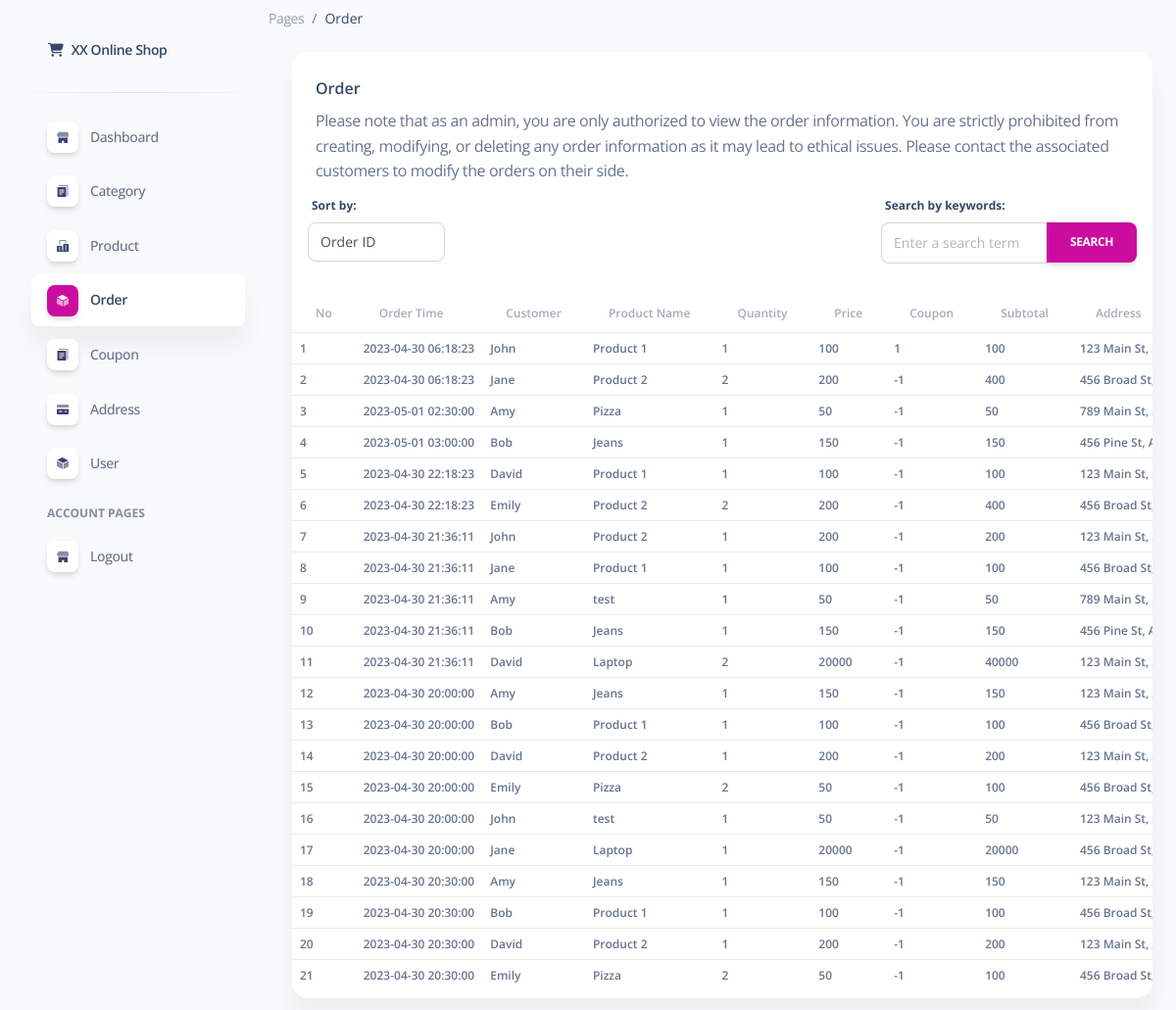
The page /pages/order.php on the database as committed earlier.
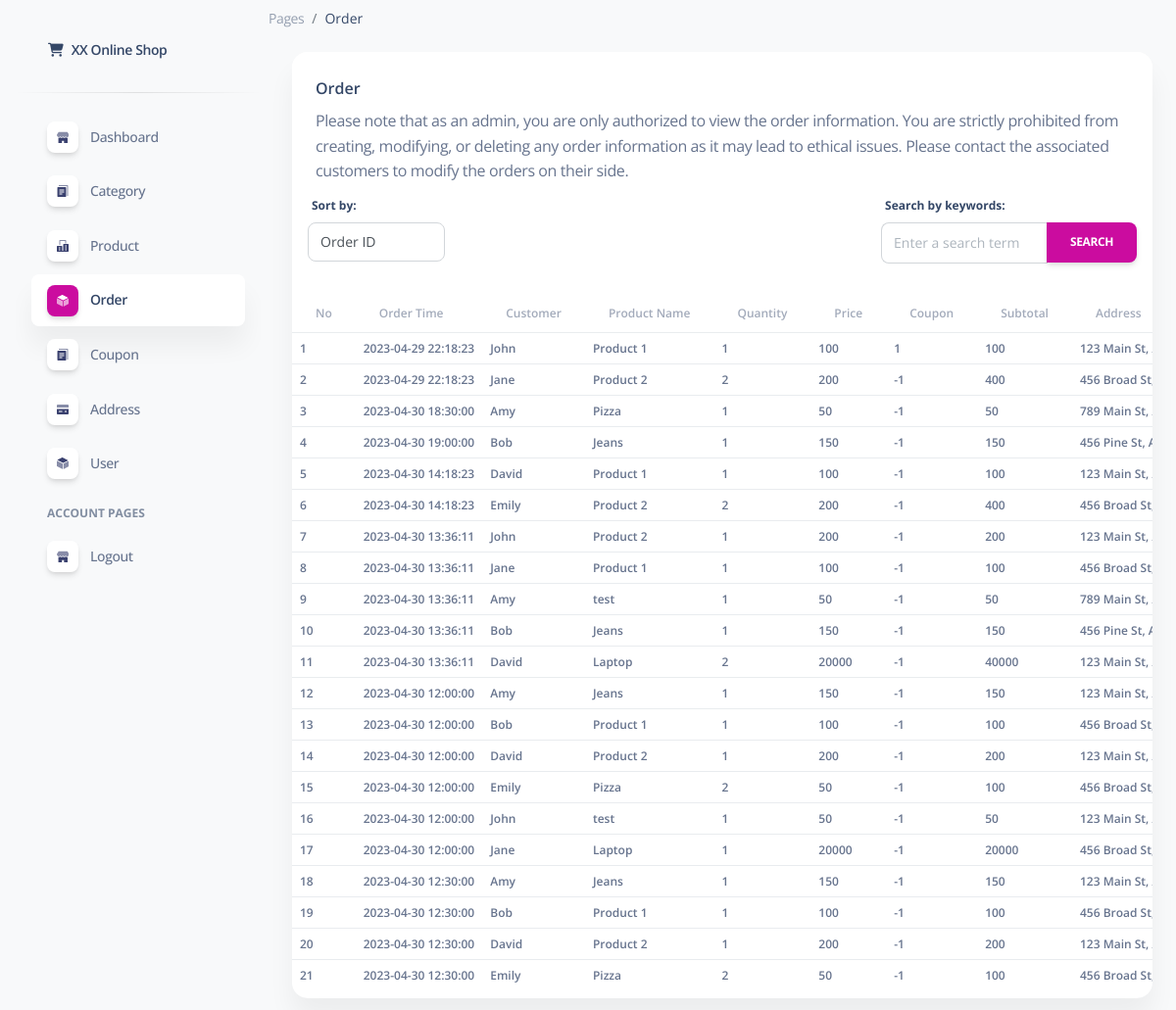
The same page on the database as committed later.
### tables this page shows
CREATE TABLE `order` (
  `id_order` bigint(20) NOT NULL COMMENT '主键id',
  `id_user` bigint(20) DEFAULT NULL COMMENT '用户ID',
  `id_product` bigint(20) DEFAULT NULL COMMENT 'productID',
  `user_name` varchar(255) DEFAULT NULL COMMENT 'userName',
  `product_name` varchar(255) DEFAULT NULL COMMENT 'productName',
  `price` bigint(20) DEFAULT NULL COMMENT '价格',
  `quantity` int(11) NOT NULL COMMENT '数量',
  `coupon_name` bigint(20) DEFAULT -1 COMMENT '用的优惠卷，没用默认为-1',
  `subtotal` bigint(20) DEFAULT NULL COMMENT '价格总量',
  `shipping_address` varchar(255) DEFAULT NULL COMMENT '地址',
  `payment_method` varchar(255) DEFAULT NULL COMMENT '付款方式',
  `create_time` timestamp NULL DEFAULT current_timestamp() COMMENT '创建时间',
  `id_creator` bigint(20) NOT NULL DEFAULT 0,
  `is_delete` tinyint(1) NOT NULL DEFAULT 0 COMMENT '是否删除',
  `delete_time` timestamp NULL DEFAULT NULL COMMENT '删除时间'
);

### pages/order.php (the view, shortened to what this page needs)
<!DOCTYPE html>
<html lang="en">
<head>
  <link href="./assets/css/nucleo-icons.css" rel="stylesheet" />
  <link href="./assets/css/nucleo-svg.css" rel="stylesheet" />
  <link href="./assets/css/nucleo-svg.css" rel="stylesheet" />
  <link id="pagestyle" href="./assets/css/soft-ui-dashboard.css?v=1.0.3" rel="stylesheet" />
</head>
<body class="g-sidenav-show  bg-gray-100">
  <aside class="sidenav navbar navbar-vertical navbar-expand-xs border-0 border-radius-xl my-3 fixed-start ms-3 "
    id="sidenav-main">
    <div class="sidenav-header">
      <a class="navbar-brand m-0" href="https://demos.creative-tim.com/soft-ui-dashboard/pages/dashboard.html"
        target="_blank">
        <i class="fas fa-fw fa-shopping-cart"></i>
        <span class="ms-1 font-weight-bold">XX Online Shop</span>
      </a>
    </div>
    <hr class="horizontal dark mt-0">
    <div class="collapse navbar-collapse  w-auto  max-height-vh-100 h-100" id="sidenav-collapse-main">
      <ul class="navbar-nav">
        <li class="nav-item">
          <a class="nav-link  " href="../pages/dashboard.php">
            <div
              class="icon icon-shape icon-sm shadow border-radius-md bg-white text-center me-2 d-flex align-items-center justify-content-center">
            </div>
            <span class="nav-link-text ms-1">Dashboard</span>
          </a>
        </li>
        <li class="nav-item">
          <a class="nav-link  " href="../pages/category.php">
            <div
              class="icon icon-shape icon-sm shadow border-radius-md bg-white text-center me-2 d-flex align-items-center justify-content-center">
            </div>
            <span class="nav-link-text ms-1">Category</span>
          </a>
        </li>
        <li class="nav-item">
          <a class="nav-link  " href="../pages/product.php">
            <div
              class="icon icon-shape icon-sm shadow border-radius-md bg-white text-center me-2 d-flex align-items-center justify-content-center">
            </div>
            <span class="nav-link-text ms-1">Product</span>
          </a>
        </li>
        <li class="nav-item">
          <a class="nav-link  active" href="../pages/order.php">
            <div
              class="icon icon-shape icon-sm shadow border-radius-md bg-white text-center me-2 d-flex align-items-center justify-content-center">
            </div>
            <span class="nav-link-text ms-1">Order</span>
          </a>
        </li>
        <li class="nav-item">
          <a class="nav-link  " href="../pages/coupon.php">
            <div
              class="icon icon-shape icon-sm shadow border-radius-md bg-white text-center me-2 d-flex align-items-center justify-content-center">
            </div>
            <span class="nav-link-text ms-1">Coupon</span>
          </a>
        </li>
        <li class="nav-item">
          <a class="nav-link  " href="../pages/address.php">
            <div
              class="icon icon-shape icon-sm shadow border-radius-md bg-white text-center me-2 d-flex align-items-center justify-content-center">
            </div>
            <span class="nav-link-text ms-1">Address</span>
          </a>
        </li>
        <li class="nav-item">
          <a class="nav-link  " href="../pages/user.php">
            <div
              class="icon icon-shape icon-sm shadow border-radius-md bg-white text-center me-2 d-flex align-items-center justify-content-center">
            </div>
            <span class="nav-link-text ms-1">User</span>
          </a>
        </li>
        <li class="nav-item mt-3">
          <h6 class="ps-4 ms-2 text-uppercase text-xs font-weight-bolder opacity-6">Account pages</h6>
        </li>
        <li class="nav-item">
          <a class="nav-link  " href="../pages/logout.php">
            <div
              class="icon icon-shape icon-sm shadow border-radius-md bg-white text-center me-2 d-flex align-items-center justify-content-center">
            </div>
            <span class="nav-link-text ms-1">Logout</span>
          </a>
        </li>
      </ul>
    </div>
  </aside>
  <main class="main-content position-relative max-height-vh-100 h-100 mt-1 border-radius-lg ">
    <ol class="breadcrumb bg-transparent mb-0 pb-0 pt-1 px-0 me-sm-6 me-5">
      <li class="breadcrumb-item text-sm"><a class="opacity-5 text-dark" href="javascript:;">Pages</a></li>
      <li class="breadcrumb-item text-sm text-dark active" aria-current="page">Order</li>
    </ol>
    <div class="container-fluid py-4">
      <div class="row">
        <div class="col-12">
          <div class="card mb-4">
            <div class="card-header pb-0">
              <h6>Order</h6>
              <a>Please note that as an admin, you are
                only authorized to view the order information. You are strictly prohibited from creating, modifying, or
                deleting
                any order information as it may lead to ethical issues. Please contact the associated customers to
                modify the orders on their side.</a>
            </div>
            <div class="d-flex justify-content-between">
              <div class="form-group">
                <label for="sort-by" class="form-label">Sort by:</label>
                <select id="sort-by" name="sort-by" class="form-control" onchange="location = this.value;">
                  <option value="?sort-by=id_order" <?php if (isset($_GET['sort-by']) && $_GET['sort-by'] == 'id_order')
                    echo 'selected'; ?>>Order ID</option>
                </select>
              </div>
              <div class="form-group">
                <label for="search-term" class="form-label">Search by keywords:</label>
                <div class="input-group">
                  <input type="text" id="search-term" name="search-term" class="form-control"
                    placeholder="Enter a search term">
                  <button type="button" id="search-btn" class="btn btn-primary">Search</button>
                </div>
              </div>
            </div>
            <div class="card-body px-0 pt-0 pb-2">
              <div class="table-responsive p-0">
                <table class="table align-items-center mb-0">
                  <thead>
                    <tr class="text-xs font-weight-bold opacity-6">
                      <th>No</th>
                      <th class="align-middle text-left">Order Time</th>
                      <th class="align-middle text-left">Customer</th>
                      <th class="align-middle text-left">Product Name</th>
                      <th class="align-middle text-left">Quantity</th>
                      <th class="align-middle text-left">Price</th>
                      <th class="align-middle text-left">Coupon</th>
                      <th class="align-middle text-left">Subtotal</th>
                      <th class="align-middle text-left">Address</th>
                    </tr>
                  </thead>
                  <tbody>
                    <?php
                    include 'connect_db.php';
                    $sort_by = $_GET['sort-by'] ?? 'id_order';
                    $allowed_sort_fields = ['id_order', 'order_date', 'customer_name', 'product_name', 'quantity', 'price', 'coupon_name', 'subtotal', 'shipping_address', 'payment_method'];
                    $sort_by = in_array($sort_by, $allowed_sort_fields) ? $sort_by : 'id_order';
                    $search_term = $_GET['search'] ?? '';
                    $qry_order = mysqli_query($conn, "SELECT `order`.id_order, `order`.create_time AS order_date, `order`.user_name AS customer_name, `order`.product_name, `order`.quantity, `order`.price, `order`.coupon_name, `order`.subtotal, `order`.shipping_address, `order`.payment_method
FROM `order`
WHERE (`order`.id_order LIKE '%$search_term%' OR `order`.create_time LIKE '%$search_term%' OR `order`.user_name LIKE '%$search_term%' OR `order`.product_name LIKE '%$search_term%' OR `order`.quantity LIKE '%$search_term%' OR `order`.price LIKE '%$search_term%' OR `order`.coupon_name LIKE '%$search_term%' OR `order`.subtotal LIKE '%$search_term%' OR `order`.shipping_address LIKE '%$search_term%' OR `order`.payment_method LIKE '%$search_term%')
ORDER BY $sort_by ASC");
                    if (mysqli_num_rows($qry_order) > 0) {
                      $no = 0;
                      while ($dt_order = mysqli_fetch_array($qry_order)) {
                        $no++;
                        ?>
                        <tr class="text-xs font-weight-bold">
                          <td class="align-middle text-left">
                            <?= $no ?>
                          </td>
                          <td class="align-middle text-left">
                            <?= $dt_order['order_date'] ?>
                          </td>
                          <td class="align-middle text-left">
                            <?= $dt_order['customer_name'] ?>
                          </td>
                          <td class="align-middle text-left">
                            <?= $dt_order['product_name'] ?>
                          </td>
                          <td class="align-middle text-left">
                            <?= $dt_order['quantity'] ?>
                          </td>
                          <td class="align-middle text-left">
                            <?= $dt_order['price'] ?>
                          </td>
                          <td class="align-middle text-left">
                            <?= $dt_order['coupon_name'] ?>
                          </td>
                          <td class="align-middle text-left">
                            <?= $dt_order['subtotal'] ?>
                          </td>
                          <td class="align-middle text-left">
                            <?= $dt_order['shipping_address'] ?>
                          </td>
                        </tr>
                        <?php
                      }
                    } else {
                      echo "No records found";
                    }
                    ?>
                  </tbody>
                </table>
              </div>
            </div>
          </div>
        </div>
      </div>
</body>
</html>

### pages/assets/css/nucleo-svg.css (style rules this page uses)
.icon { display: inline-block; color: #111111; height: 1em; width: 1em; }
.icon-sm { height: 0.8em; width: 0.8em; }
.icon { fill: currentColor; stroke: none; }

Rows that differ between the two databases and show on the page:
changed order (number 1 of 21 on the later page): create_time "2023-04-30 06:18:23" → "2023-04-29 22:18:23"
changed order (number 2 of 21 on the later page): create_time "2023-04-30 06:18:23" → "2023-04-29 22:18:23"
changed order (number 3 of 21 on the later page): create_time "2023-05-01 02:30:00" → "2023-04-30 18:30:00"
changed order (number 4 of 21 on the later page): create_time "2023-05-01 03:00:00" → "2023-04-30 19:00:00"
changed order (number 5 of 21 on the later page): create_time "2023-04-30 22:18:23" → "2023-04-30 14:18:23"
changed order (number 6 of 21 on the later page): create_time "2023-04-30 22:18:23" → "2023-04-30 14:18:23"
changed order (number 7 of 21 on the later page): create_time "2023-04-30 21:36:11" → "2023-04-30 13:36:11"
changed order (number 8 of 21 on the later page): create_time "2023-04-30 21:36:11" → "2023-04-30 13:36:11"
changed order (number 9 of 21 on the later page): create_time "2023-04-30 21:36:11" → "2023-04-30 13:36:11"
changed order (number 10 of 21 on the later page): create_time "2023-04-30 21:36:11" → "2023-04-30 13:36:11"
changed order (number 11 of 21 on the later page): create_time "2023-04-30 21:36:11" → "2023-04-30 13:36:11"
changed order (number 12 of 21 on the later page): create_time "2023-04-30 20:00:00" → "2023-04-30 12:00:00"
changed order (number 13 of 21 on the later page): create_time "2023-04-30 20:00:00" → "2023-04-30 12:00:00"
changed order (number 14 of 21 on the later page): create_time "2023-04-30 20:00:00" → "2023-04-30 12:00:00"
changed order (number 15 of 21 on the later page): create_time "2023-04-30 20:00:00" → "2023-04-30 12:00:00"
changed order (number 16 of 21 on the later page): create_time "2023-04-30 20:00:00" → "2023-04-30 12:00:00"
changed order (number 17 of 21 on the later page): create_time "2023-04-30 20:00:00" → "2023-04-30 12:00:00"
changed order (number 18 of 21 on the later page): create_time "2023-04-30 20:30:00" → "2023-04-30 12:30:00"
changed order (number 19 of 21 on the later page): create_time "2023-04-30 20:30:00" → "2023-04-30 12:30:00"
changed order (number 20 of 21 on the later page): create_time "2023-04-30 20:30:00" → "2023-04-30 12:30:00"
changed order (number 21 of 21 on the later page): create_time "2023-04-30 20:30:00" → "2023-04-30 12:30:00"
